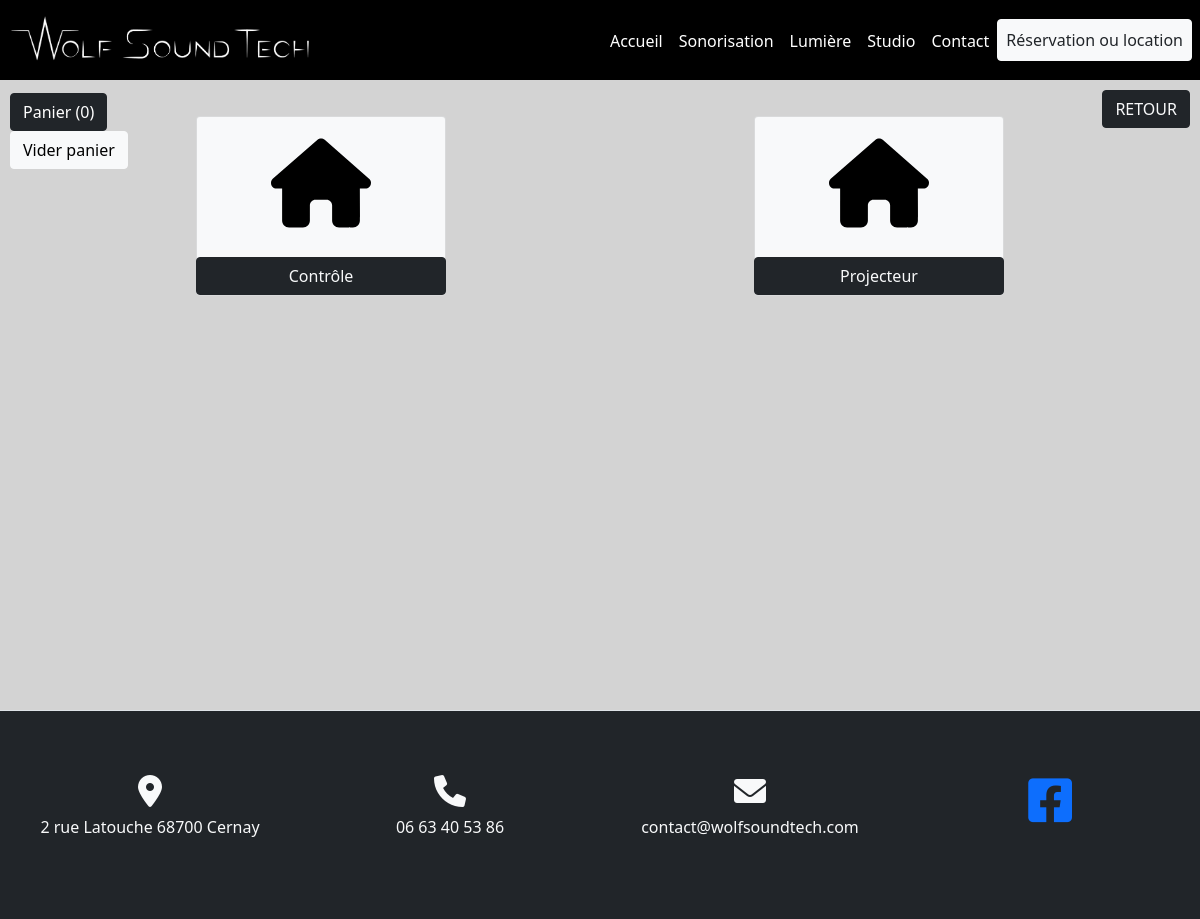
Screenshot of /index2.php?page=lum with the database file from the repository.
### tables this page shows
CREATE TABLE `souscat` (
  `idSousCat` int NOT NULL,
  `libelleSousCat` varchar(50) NOT NULL,
  `imgSousCat` text NOT NULL,
  `webSsCat` varchar(50) NOT NULL,
  `categorieID` int NOT NULL
);

### classes/produits.php (called while the page is built, shortened)
<?php function afficherSousCatLumiere()
{
    if(require("config/connexion.php"))
    {
        $req=$access->prepare("SELECT libelleSousCat, imgSousCat, webSsCat FROM souscat WHERE categorieID=3");
        $req->execute();
        $data = $req->fetchAll(PDO::FETCH_OBJ);
        return $data;
    }
} ?>

### rub/lum.php (the view, shortened to what this page needs)
<?php
require("classes/produits.php");
  $CatLum=afficherSousCatLumiere();
?>
<div class="album">
<a href="index2.php" class="btn btn-dark text-decoration-none text-light" style="position: absolute;top: 90px;right: 10px; z-index : 1;">RETOUR</a>
      <div class="container">
        <div class="row g-3 m-auto">
          <?php foreach($CatLum as $catlum) { ?>
            <div class="col">
              <div class="card m-auto align-items-center pt-3 bg-light" style="width: 250px; height: 180px;">
              <a href="<?= 'index2.php?page='.$catlum->webSsCat ?>" class="streched-link text-decoration-none"><img src="<?= $catlum->imgSousCat ?>" class="card-img" style="width : 100px; height : 100px">
              <div class="card-body mt-2">
              <button class="btn btn-dark text-light" style="width: 250px"><?= substr($catlum->libelleSousCat, 0, 200) ?></button></a>
            </div>
          </div>
           </div>
          <?php } ?>
          </div>
          </div>

### css/style.css (style rules this page uses)
body { margin-top: 100px; }
.card { margin-bottom: 20px; }

### rows the page displays
souscat: imgSousCat (picture), libelleSousCat "Contrôle"
souscat: imgSousCat (picture), libelleSousCat "Projecteur"
